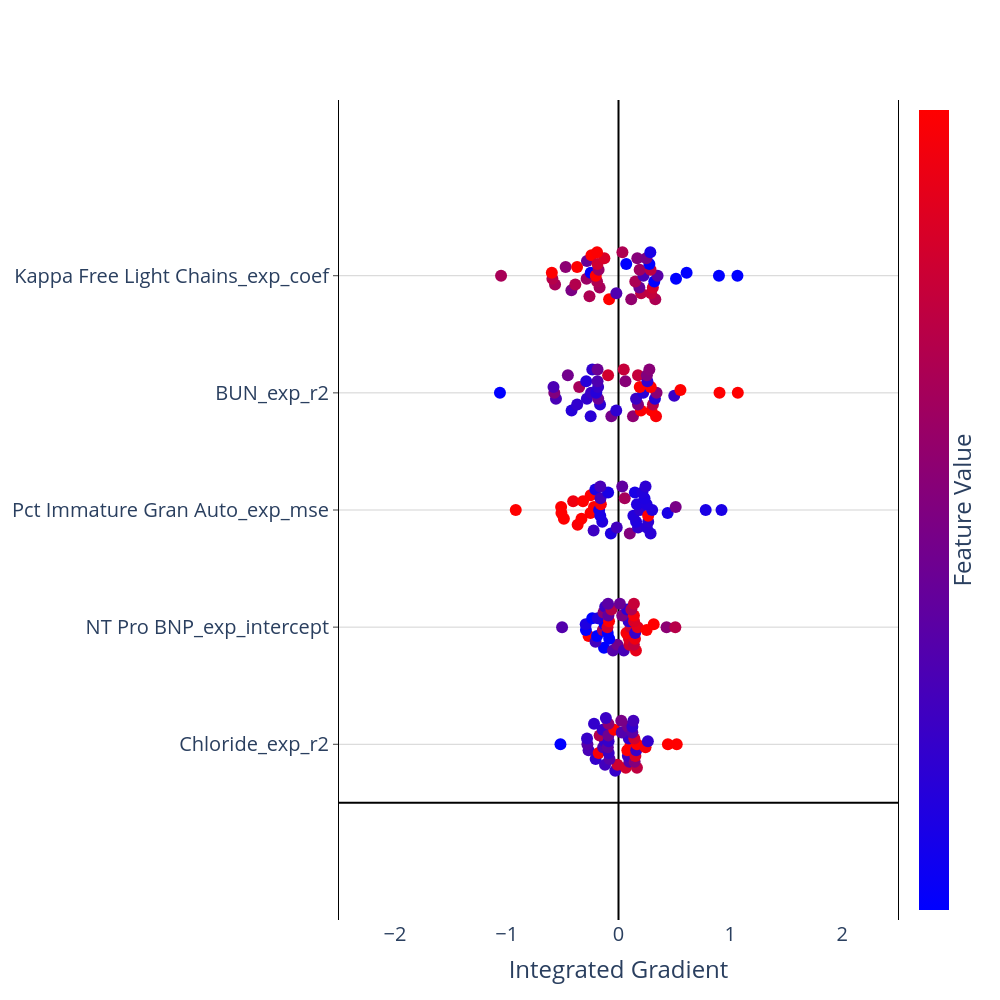

Notebook cell for this chart:
### Code cell
nbins = 10
scale = 0.1
n_features = 5 #this picks the top 5 features
spacing = 2
min_max_IG = 2.5

fig = go.Figure()
fig.update_layout(
    plot_bgcolor='white',
    autosize=False,
    width=1000,
    height=1000,
    coloraxis = {'colorscale':'Bluered'},
    xaxis_title = "Integrated Gradient",
)
 
fig.update_xaxes(
    zeroline=True,
    zerolinecolor="black",
    range = [-min_max_IG,min_max_IG]
    )
fig.update_yaxes(
    zeroline=True,
    zerolinecolor="black",
    mirror=True,
    ticks='outside',
    showline=True,
    linecolor='black',
    gridcolor='lightgrey',
    range = [-spacing, spacing*n_features + spacing]
)
 
feature_rank = np.argsort(np.sum(abs(IG),axis=0))
feature_order = feature_rank[(len(feature_rank)-n_features):len(feature_rank)] 

y_val = 1
bin_ids = list(range(nbins))
for f in feature_order:
    bins = np.linspace(IGtable.iloc[:,f].min()*1.1,IGtable.iloc[:,f].max()*1.1,nbins+1)
    ig_bins = pd.cut(IGtable.iloc[:,f], bins=bins, labels=bin_ids)
 
    x_vals = []
    y_vals = []
    f_vals = []
    for bin in bin_ids:
        x_bin_vals = list(IGtable.iloc[ig_bins[ig_bins == bin].index,f].values)
        n_pts = len(x_bin_vals)
        if n_pts > 0:
            x_vals = x_vals + x_bin_vals
            y_vals = y_vals + list(y_val + scale*(np.array(list(range(n_pts)))-(n_pts-1)/2))
            f_vals = f_vals + list(IG_X.iloc[ig_bins[ig_bins == bin].index,f].values)
    fig.add_trace(go.Scatter(
        x = x_vals, 
        y = y_vals,
        mode = 'markers',
        marker = dict(size=12,
                      color = f_vals,
                      coloraxis = "coloraxis",
                     ),
        name=IGtable.columns[f],
    ))
    y_val += spacing
 
 
fig.update_layout(showlegend=False, coloraxis_showscale=True,font=dict(size=20))
fig.update_coloraxes(colorbar_showticklabels=False,
                    colorbar_title=dict(text="Feature Value",side = "right"),
                    cmin = -1, cmax = 1)
fig.update_yaxes(tickvals=[1]+[1 + spacing*i for i in range(1,n_features)], 
                 ticktext=IGtable.columns[feature_order])
 
fig.show()

### Figure 1 — Plotly figure (JSON) as saved in the notebook; plotly's stock layout.template omitted (floating-point values rounded to 4 significant figures)
{"data": [{"marker": {"color": [-3.782, -0.4338, -0.3283, -0.5715, -0.4787, -0.5965, 0.9462, -0.3564, -0.5955, 0.4066, -0.5734, -0.5971, -0.5755, 0.6056, -0.3203, -0.5408, -0.2439, -0.573, -0.1361, 1.648, 0.09556, -0.5475, 0.6358, -0.3359, -0.4916, 1.109, 1.044, -0.5793, -0.3608, -0.0895, -0.04853, 0.4975, 0.01604, 0.7228, -0.5592, 1.217, 0.61, -0.2808, -0.5973, -0.4665, 0.9323, -0.5981, 2.585, 2.585], "coloraxis": "coloraxis", "size": 12}, "mode": "markers", "name": "Chloride_exp_r2", "type": "scatter", "x": [-0.5192, -0.2678, -0.278, -0.2815, -0.1204, -0.2044, -0.1774, -0.1374, -0.1203, -0.1687, -0.1414, -0.2189, -0.02884, -0.009315, -0.08016, -0.08773, -0.09543, -0.08876, -0.09092, -0.03791, -0.09017, -0.113, 0.06531, 0.09769, 0.0836, 0.07898, 0.1088, 0.0922, 0.02888, 0.08551, 0.02476, 0.165, 0.1445, 0.1512, 0.1587, 0.1659, 0.1418, 0.1238, 0.124, 0.1332, 0.2417, 0.2627, 0.4417, 0.521], "y": [1, 0.9, 1, 1.1, 0.65, 0.75, 0.85, 0.95, 1.05, 1.15, 1.25, 1.35, 0.55, 0.65, 0.75, 0.85, 0.95, 1.05, 1.15, 1.25, 1.35, 1.45, 0.6, 0.7, 0.8, 0.9, 1, 1.1, 1.2, 1.3, 1.4, 0.6, 0.7, 0.8, 0.9, 1, 1.1, 1.2, 1.3, 1.4, 0.95, 1.05, 1, 1]}, {"marker": {"color": [-0.352, 3.399, -1.518, -0.7655, -2.147, -1.615, -0.4739, -1.252, 0.2501, -1.581, -0.7302, 0.09147, -0.5267, -0.3337, -0.1096, -1.11, -1.749, 0.6668, 1.097, -0.2418, 0.4592, -0.2906, -0.4395, 0.6001, 0.7457, 0.9394, 0.6051, -0.5965, -0.03355, -0.6637, -0.1758, 0.8121, 0.5223, 0.8735, -0.5793, 0.7862, 0.7112, 0.9313, 0.361, 0.5538, 1.296, 1.05, 0.09547, 0.4372], "coloraxis": "coloraxis", "size": 12}, "mode": "markers", "name": "NT Pro BNP_exp_intercept", "type": "scatter", "x": [-0.5047, -0.2677, -0.2915, -0.2932, -0.235, -0.1296, -0.2056, -0.1918, -0.1398, -0.1236, -0.1853, -0.1341, -0.1193, -0.04941, -0.009186, -0.08301, -0.0963, -0.0985, -0.08458, -0.0903, -0.0635, -0.09353, 0.04734, 0.09731, 0.09351, 0.07072, 0.1086, 0.09059, 0.03329, 0.07762, 0.01251, 0.1558, 0.1375, 0.1473, 0.1487, 0.1718, 0.1391, 0.1378, 0.1151, 0.1378, 0.2518, 0.3149, 0.4298, 0.5084], "y": [3, 2.85, 2.95, 3.05, 3.15, 2.65, 2.75, 2.85, 2.95, 3.05, 3.15, 3.25, 3.35, 2.6, 2.7, 2.8, 2.9, 3, 3.1, 3.2, 3.3, 3.4, 2.6, 2.7, 2.8, 2.9, 3, 3.1, 3.2, 3.3, 3.4, 2.6, 2.7, 2.8, 2.9, 3, 3.1, 3.2, 3.3, 3.4, 2.95, 3.05, 3, 3]}, {"marker": {"color": [1.058, 2.445, 2.38, 1.262, 0.8802, -0.5196, 0.9685, 1.403, 1.524, 1.219, 1.784, 1.228, -0.7979, -0.7611, -0.4851, -0.7374, -0.789, -0.7979, 0.9462, -0.4642, -0.7979, -0.4417, 0.02568, -0.6144, -0.7526, -0.7196, -0.5995, -0.747, 0.2911, -0.7979, -0.2447, -0.6792, -0.6773, -0.6462, 1.721, -0.7264, -0.7425, -0.7639, -0.7306, -0.6567, -0.7979, -0.05135, -0.7979, -0.7977], "coloraxis": "coloraxis", "size": 12}, "mode": "markers", "name": "Pct Immature Gran Auto_exp_mse", "type": "scatter", "x": [-0.919, -0.4884, -0.5105, -0.5131, -0.4055, -0.2225, -0.3654, -0.3311, -0.2502, -0.219, -0.3174, -0.2493, -0.2069, -0.06829, -0.01564, -0.1453, -0.163, -0.1734, -0.158, -0.1613, -0.09267, -0.1628, 0.1009, 0.1748, 0.1571, 0.133, 0.1925, 0.165, 0.05576, 0.1466, 0.03332, 0.2872, 0.253, 0.266, 0.2652, 0.3011, 0.2515, 0.2325, 0.2136, 0.242, 0.4393, 0.5117, 0.78, 0.9213], "y": [5, 4.85, 4.95, 5.05, 5.15, 4.65, 4.75, 4.85, 4.95, 5.05, 5.15, 5.25, 5.35, 4.6, 4.7, 4.8, 4.9, 5, 5.1, 5.2, 5.3, 5.4, 4.6, 4.7, 4.8, 4.9, 5, 5.1, 5.2, 5.3, 5.4, 4.6, 4.7, 4.8, 4.9, 5, 5.1, 5.2, 5.3, 5.4, 4.95, 5.05, 5, 5]}, {"marker": {"color": [-3.661, -0.4265, 0.02213, -0.4084, -0.6771, -0.7049, -0.6143, -0.6125, -0.5476, 0.2983, -0.7057, -0.09851, -0.616, -0.08393, -0.6393, -0.6653, -0.1493, -0.7065, -0.5743, -0.3803, 0.6374, -0.1443, 0.1141, 0.9837, -0.0003877, -0.5439, -0.6833, 1.835, 0.06568, 0.5404, 0.5434, 0.9576, 1.156, 0.4395, -0.7012, 0.07516, 1.359, -0.6151, 0.009139, 0.06756, -0.5587, 1.918, 2.248, 2.248], "coloraxis": "coloraxis", "size": 12}, "mode": "markers", "name": "BUN_exp_r2", "type": "scatter", "x": [-1.06, -0.5593, -0.5743, -0.5815, -0.2489, -0.4194, -0.3695, -0.283, -0.2456, -0.3517, -0.2887, -0.4531, -0.2343, -0.06415, -0.02014, -0.1652, -0.1815, -0.1989, -0.1822, -0.1876, -0.09322, -0.1873, 0.1296, 0.2005, 0.1743, 0.1571, 0.2214, 0.19, 0.06198, 0.1744, 0.04708, 0.3355, 0.295, 0.3081, 0.3259, 0.3406, 0.2886, 0.2585, 0.2538, 0.276, 0.4986, 0.5539, 0.9036, 1.067], "y": [7, 6.9, 7, 7.1, 6.6, 6.7, 6.8, 6.9, 7, 7.1, 7.2, 7.3, 7.4, 6.6, 6.7, 6.8, 6.9, 7, 7.1, 7.2, 7.3, 7.4, 6.6, 6.7, 6.8, 6.9, 7, 7.1, 7.2, 7.3, 7.4, 6.6, 6.7, 6.8, 6.9, 7, 7.1, 7.2, 7.3, 7.4, 6.95, 7.05, 7, 7]}, {"marker": {"color": [0.3208, 0.3165, 0.4195, 1.378, 0.09986, 0.3547, -0.03517, 0.3981, 0.2061, -1.365, 1.141, -0.1935, 1.166, 1.438, -0.3766, 0.2927, 0.3537, 2.007, 0.1997, 0.6248, 0.6919, 0.979, 0.1439, 0.4637, -0.1672, 0.3395, -0.4264, 0.239, -1.105, 0.05191, 0.3615, 0.3583, 0.5287, 0.6221, -2.742, -0.3092, 0.4854, -1.128, -0.05559, -0.8104, -1.396, -3.194, -1.009, -1.669], "coloraxis": "coloraxis", "size": 12}, "mode": "markers", "name": "Kappa Free Light Chains_exp_coef", "type": "scatter", "x": [-1.05, -0.5676, -0.5913, -0.5963, -0.4727, -0.2596, -0.4214, -0.3862, -0.2853, -0.2486, -0.3703, -0.2821, -0.2422, -0.08399, -0.01933, -0.1691, -0.1917, -0.2032, -0.1779, -0.1882, -0.1264, -0.192, 0.114, 0.2022, 0.1863, 0.1501, 0.2234, 0.1891, 0.06916, 0.1682, 0.03506, 0.3293, 0.2911, 0.307, 0.3202, 0.3496, 0.2872, 0.2764, 0.249, 0.2847, 0.5144, 0.6092, 0.8985, 1.064], "y": [9, 8.85, 8.95, 9.05, 9.15, 8.65, 8.75, 8.85, 8.95, 9.05, 9.15, 9.25, 9.35, 8.6, 8.7, 8.8, 8.9, 9, 9.1, 9.2, 9.3, 9.4, 8.6, 8.7, 8.8, 8.9, 9, 9.1, 9.2, 9.3, 9.4, 8.6, 8.7, 8.8, 8.9, 9, 9.1, 9.2, 9.3, 9.4, 8.95, 9.05, 9, 9]}], "layout": {"autosize": false, "coloraxis": {"cmax": 1, "cmin": -1, "colorbar": {"showticklabels": false, "title": {"side": "right", "text": "Feature Value"}}, "colorscale": [[0, "rgb(0,0,255)"], [1, "rgb(255,0,0)"]], "showscale": true}, "font": {"size": 20}, "height": 1000, "plot_bgcolor": "white", "showlegend": false, "width": 1000, "xaxis": {"range": [-2.5, 2.5], "title": {"text": "Integrated Gradient"}, "type": "linear", "zeroline": true, "zerolinecolor": "black"}, "yaxis": {"gridcolor": "lightgrey", "linecolor": "black", "mirror": true, "range": [-2, 12], "showline": true, "ticks": "outside", "ticktext": ["Chloride_exp_r2", "NT Pro BNP_exp_intercept", "Pct Immature Gran Auto_exp_mse", "BUN_exp_r2", "Kappa Free Light Chains_exp_coef"], "tickvals": [1, 3, 5, 7, 9], "type": "linear", "zeroline": true, "zerolinecolor": "black"}}}
